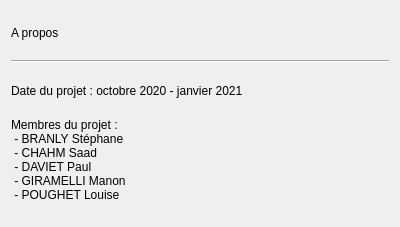
<?xml version="1.0" encoding="UTF-8"?>
<ui version="4.0">
 <class>About</class>
 <widget class="QDialog" name="About">
  <property name="geometry">
   <rect>
    <x>0</x>
    <y>0</y>
    <width>400</width>
    <height>227</height>
   </rect>
  </property>
  <property name="windowTitle">
   <string>A propos</string>
  </property>
  <layout class="QHBoxLayout" name="horizontalLayout">
   <item>
    <layout class="QVBoxLayout" name="verticalLayout">
     <item>
      <widget class="QLabel" name="label">
       <property name="text">
        <string>A propos</string>
       </property>
      </widget>
     </item>
     <item>
      <widget class="Line" name="line">
       <property name="orientation">
        <enum>Qt::Horizontal</enum>
       </property>
      </widget>
     </item>
     <item>
      <widget class="QLabel" name="label_2">
       <property name="text">
        <string>Date du projet : octobre 2020 - janvier 2021</string>
       </property>
      </widget>
     </item>
     <item>
      <widget class="QLabel" name="label_3">
       <property name="text">
        <string>Membres du projet : 
 - BRANLY Stéphane
 - CHAHM Saad
 - DAVIET Paul
 - GIRAMELLI Manon
 - POUGHET Louise
</string>
       </property>
      </widget>
     </item>
    </layout>
   </item>
  </layout>
 </widget>
 <resources/>
 <connections/>
</ui>
